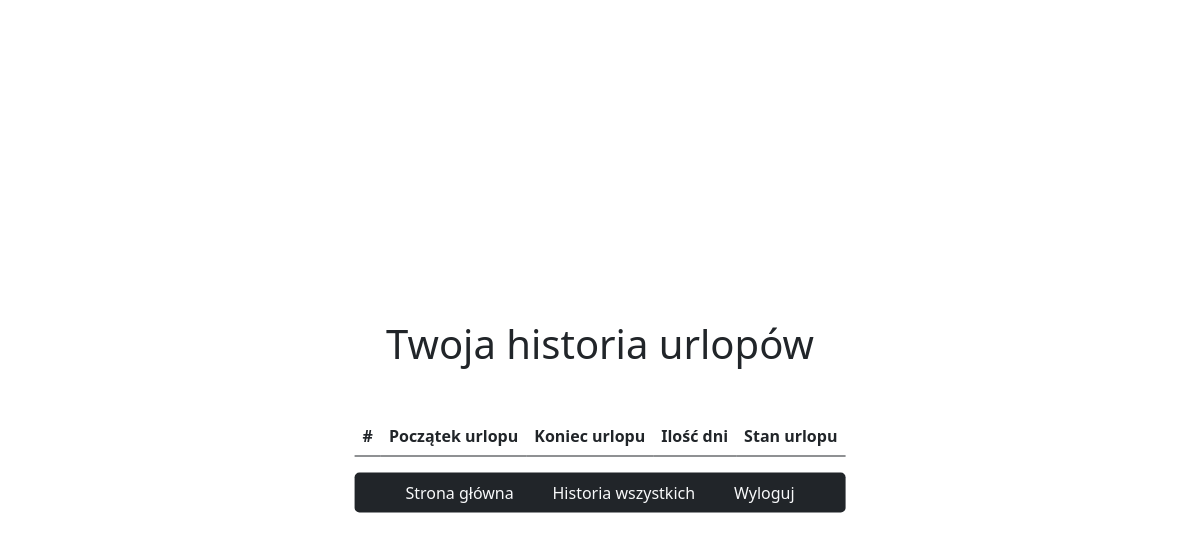
Page /leave-history (signed in) on the earlier database version.
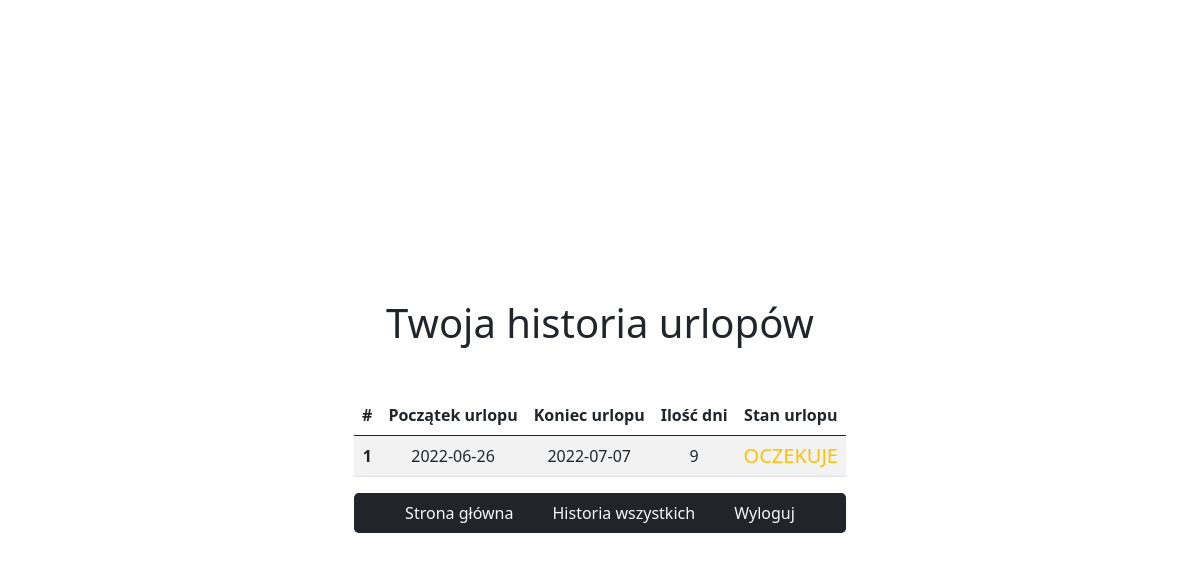
Same page on the later database version.
### urlop/models.py (models this page shows)
class Leave(db.Model, UserMixin):
    id = db.Column(db.Integer, primary_key=True)
    start_day = db.Column(db.DateTime, nullable=False)
    end_day = db.Column(db.DateTime, nullable=False)
    accepted = db.Column(db.Integer, unique=False, default=0)
    deleted = db.Column(db.Boolean, default=False, nullable=False)
    user_id = db.Column(db.Integer, db.ForeignKey('user.id'), nullable=False)

### urlop/routes.py (the view)
@app.route('/leave-history')
@login_required
def leave_history():
    user = current_user.username
    leaves = User.query.filter_by(username=user).first().leave
    return render_template('leave_history.html', leaves=leaves, days_fun=calculate_days)

### urlop/models.py (called while the page is built)
@login_manager.user_loader
def load_user(user_id):
    return User.query.get(int(user_id))

### urlop/routes.py (called while the page is built)
def calculate_days(start_date, end_date):
    delta = datetime.timedelta(days=1)
    days = 0
    while start_date <= end_date:
        days = days + 1 if start_date.isoweekday() <= 5 else days
        start_date += delta
    return days

### urlop/templates/leave_history.html
{% extends 'base.html' %}
{% block content %}
<h1 class="mb-5">Twoja historia urlopów</h1>
    <table class="table table-striped">
        <thead>
            <tr>
                <th scope="col">#</th>
                <th scope="col">Początek urlopu</th>
                <th scope="col">Koniec urlopu</th>
                <th scope="col">Ilość dni</th>
                <th scope="col">Stan urlopu</th>
            </tr>
        </thead>
        <tbody>
            {% for leave in leaves %}
            <tr>
                <th scope="row">{{ loop.index }}</th>
                <td>{{leave.start_day.date()}}</td>
                <td>{{leave.end_day.date()}}</td>
                <td>{{days_fun(leave.start_day, leave.end_day)}}</td>
                <td>
                    {% if leave.accepted == 1 %}
                    <h5 class="text-success">ZAAKCEPTOWANO</h5>
                    {% elif leave.accepted == 0 %}
                    <h5 class="text-warning">OCZEKUJE</h5>
                    {% else %}
                    <h5 class="text-danger">ODRZUCONO</h5>
                    {% endif %}
                </td>
            </tr>
            {% endfor %}
        </tbody>
    </table>
<nav class="navbar navbar-dark bg-dark rounded-3">
    <div class="container-sm d-flex justify-content-evenly">
        <a href="{{url_for('index')}}" class="link-light text-decoration-none">Strona główna</a>
        {% if current_user.role == 'Admin' %}
            <a href="{{url_for('leave_history_admin')}}" class="link-light text-decoration-none">Historia wszystkich</a>
        {% endif %}
        <a href="{{url_for('logout')}}" class="link-light text-decoration-none">Wyloguj</a>
    </div>
</nav>
{% endblock %}

### urlop/templates/base.html (shortened to what this page needs)
<!DOCTYPE html>
<html lang="en">
<head>
    <link href="https://cdn.jsdelivr.net/npm/bootstrap@5.0.2/dist/css/bootstrap.min.css" rel="stylesheet"
>
</head>
<body>
<div class=".container-xl position-absolute top-50 start-50 translate-middle text-center mh-100 mt-3">
    {% block content %}
    {% endblock %}
</div>
</body>
</html>

### urlop/templates/base.html (style rules this page uses)
.h1, .h2, .h3, .h4, .h5, .h6, h1, h2, h3, h4, h5, h6 { margin-bottom: 0; }
td, th { text-align:center; vertical-align:middle; }

Differences in the rows shown:
added Leave: start_day "2022-06-26", end_day "2022-07-07", start_day+end_day "9", accepted "OCZEKUJE"
